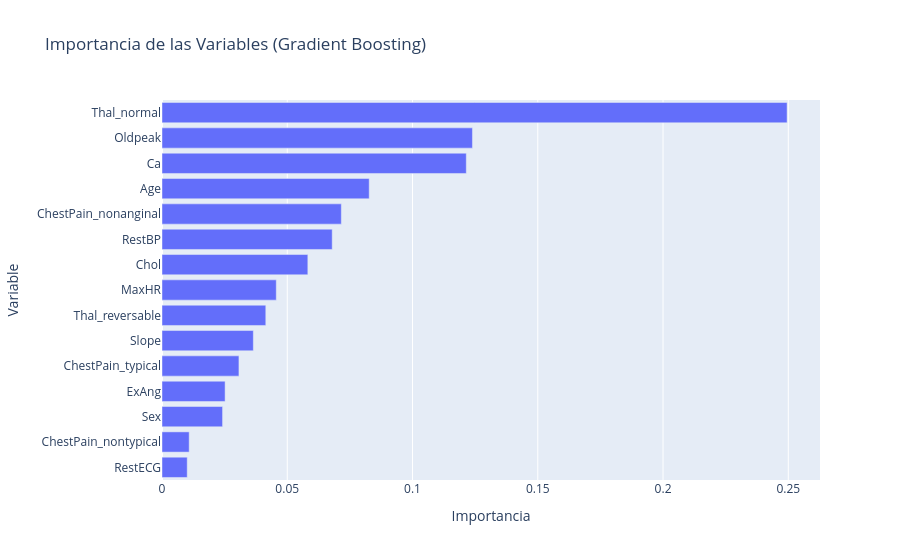
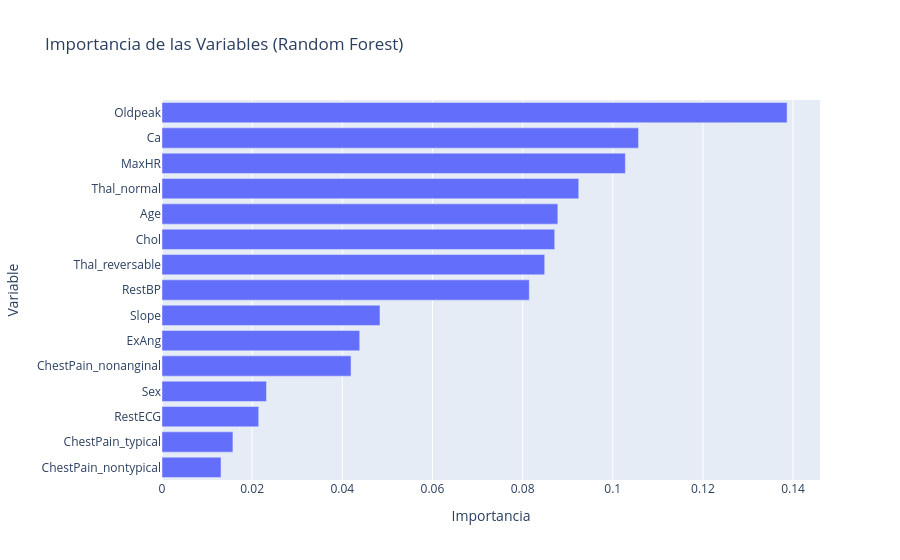

Source (notebook cell) for these figures, in order:
### Markdown cell above
Analizando el grafico podemos ver que, si bien hay sobreajuste, no es demasiado grande. Podemos ver que el error en train se estabiliza muy cerca de 0 alrededor de las 50 iteraciones, mientras que el de test deja de bajar alrededor de los 50 tambien, por lo cual no tiene sentido seguir entrenando a partir de esas iteraciones, ya que el modelo solo memorizaria el set de entrenamiento y no se gana presicion en el set de testeo.

### Code cell
# Ejercicio 4
feature_importances = pd.DataFrame({
    "feature": X_train.columns,
    "importance": gb_model.feature_importances_
})
feature_importances = feature_importances.sort_values(by="importance", ascending=False)

# Grafico la importancia de las variables
fig = px.bar(
    feature_importances.head(15),
    x='importance',
    y='feature',
    orientation='h',
    title='Importancia de las Variables (Gradient Boosting)',
    labels={'feature': 'Variable', 'importance': 'Importancia'}
)
fig.update_layout(yaxis={'categoryorder':'total ascending'})

fig.show()
# Grafico la importancia de las variables en random forest
fig = px.bar(
    importance_df.head(15),
    x='Importance',
    y='Feature',
    orientation='h',
    title='Importancia de las Variables (Random Forest)',
    labels={'Feature': 'Variable', 'Importance': 'Importancia'}
)
fig.update_layout(yaxis={'categoryorder':'total ascending'})
fig.show()

### Figure 1 — Plotly figure (JSON) as saved in the notebook; plotly's stock layout.template omitted (floating-point values rounded to 4 significant figures)
{"data": [{"hovertemplate": "Importancia=%{x}<br>Variable=%{y}<extra></extra>", "legendgroup": "", "marker": {"color": "#636efa", "pattern": {"shape": ""}}, "name": "", "orientation": "h", "showlegend": false, "textposition": "auto", "type": "bar", "x": [0.2495, 0.1239, 0.1215, 0.08271, 0.07158, 0.06794, 0.05821, 0.04561, 0.04143, 0.03646, 0.03071, 0.02519, 0.02418, 0.01085, 0.01007], "xaxis": "x", "y": ["Thal_normal", "Oldpeak", "Ca", "Age", "ChestPain_nonanginal", "RestBP", "Chol", "MaxHR", "Thal_reversable", "Slope", "ChestPain_typical", "ExAng", "Sex", "ChestPain_nontypical", "RestECG"], "yaxis": "y"}], "layout": {"barmode": "relative", "legend": {"tracegroupgap": 0}, "title": {"text": "Importancia de las Variables (Gradient Boosting)"}, "xaxis": {"anchor": "y", "domain": [0, 1], "title": {"text": "Importancia"}}, "yaxis": {"anchor": "x", "categoryorder": "total ascending", "domain": [0, 1], "title": {"text": "Variable"}}}}

### Figure 2 — Plotly figure (JSON) as saved in the notebook; plotly's stock layout.template omitted (floating-point values rounded to 4 significant figures)
{"data": [{"hovertemplate": "Importancia=%{x}<br>Variable=%{y}<extra></extra>", "legendgroup": "", "marker": {"color": "#636efa", "pattern": {"shape": ""}}, "name": "", "orientation": "h", "showlegend": false, "textposition": "auto", "type": "bar", "x": [0.1387, 0.1057, 0.1028, 0.09245, 0.08781, 0.08712, 0.0849, 0.08148, 0.04836, 0.04386, 0.04194, 0.02318, 0.02145, 0.01573, 0.01309], "xaxis": "x", "y": ["Oldpeak", "Ca", "MaxHR", "Thal_normal", "Age", "Chol", "Thal_reversable", "RestBP", "Slope", "ExAng", "ChestPain_nonanginal", "Sex", "RestECG", "ChestPain_typical", "ChestPain_nontypical"], "yaxis": "y"}], "layout": {"barmode": "relative", "legend": {"tracegroupgap": 0}, "title": {"text": "Importancia de las Variables (Random Forest)"}, "xaxis": {"anchor": "y", "domain": [0, 1], "title": {"text": "Importancia"}}, "yaxis": {"anchor": "x", "categoryorder": "total ascending", "domain": [0, 1], "title": {"text": "Variable"}}}}
